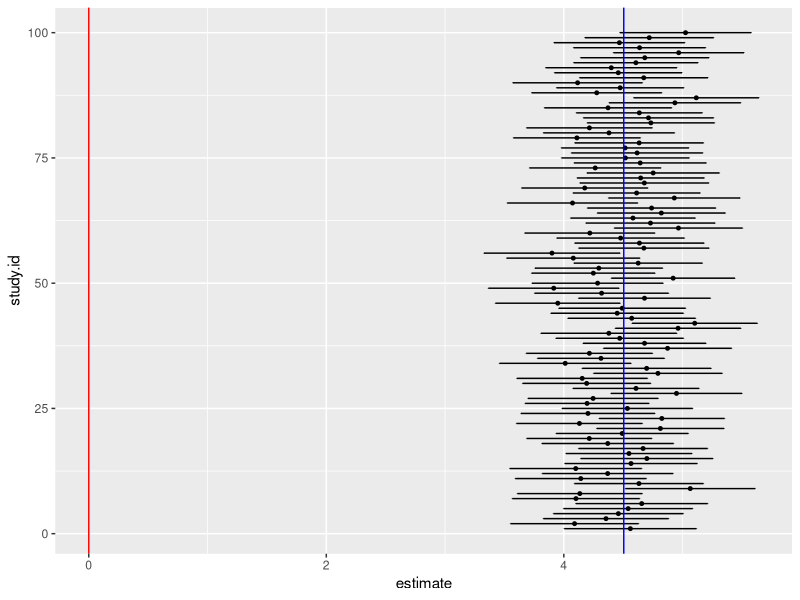
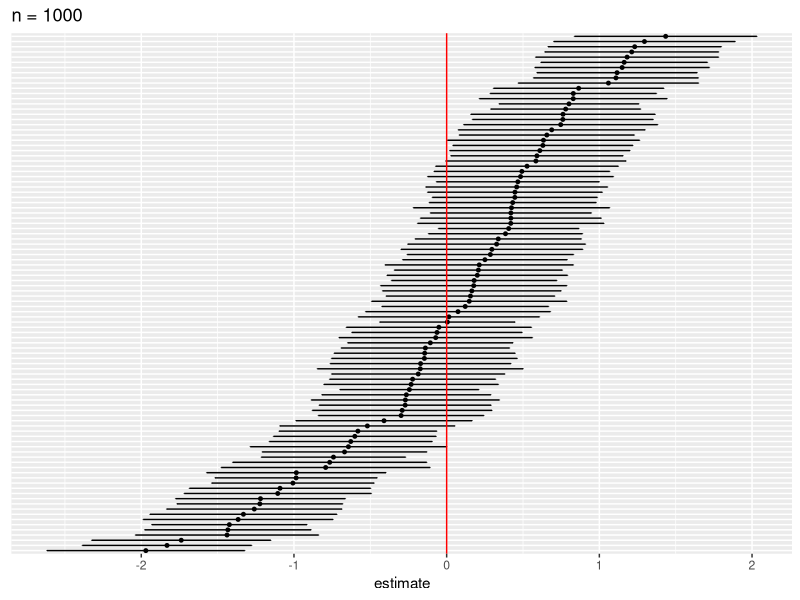
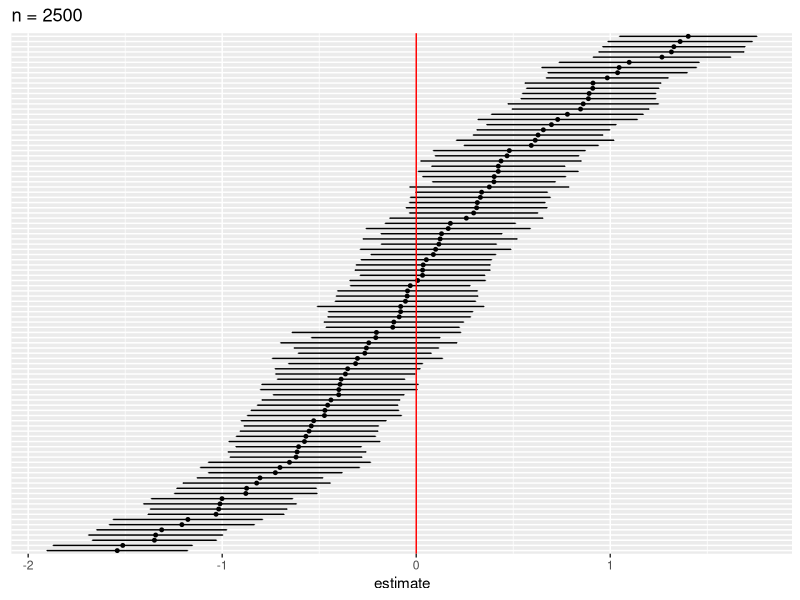
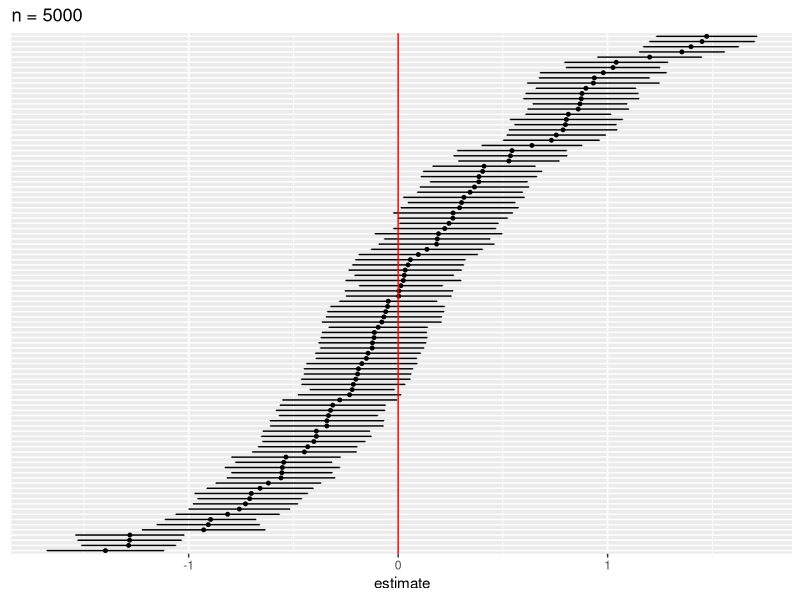

The R source for these figures, in order:
## ---- chunk 1
library(dplyr)
library(tidyverse)
library(data.table)
library(ggplot2)
library(raster)
## ---- chunk 2
level.num <- 50
sublevels <- 1:level.num

study.n <- 100

confint.results <- data.frame(study.id = 1:study.n)
lower.results <- rep(0, study.n)
upper.results <- rep(0, study.n)
estimates <- rep(0, study.n)

n.vector <- c(1000, 2500, 5000)
for (n in n.vector) {

  for (i in 1:study.n) {
    subintercepts <- runif(level.num, 5, 15)
    subslopes <- rnorm(level.num, mean = 0, sd = 5)
    
    sl <- sample(sublevels, size = n, replace = TRUE)
    group <- sample(c(0,1), size = n, replace = TRUE)
    y <- sapply(1:n, function(i) {
      return(subslopes[sl[i]]*group[i] + subintercepts[sl[i]])
    }) + rnorm(n, mean = 0, sd = 1)
    
    data <- data.frame(group, sl, y)
    
    group1 <- data %>%
      filter(group == 0)
    group2 <- data %>%
      filter(group == 1)
    
    result <- t.test(group2$y, group1$y)
    lower.results[i] <- result$conf.int[1]
    upper.results[i] <- result$conf.int[2]
    estimates[i] <- result$estimate[["mean of x"]] - result$estimate[["mean of y"]]
  }
  
  confint.results$lower <- lower.results
  confint.results$upper <- upper.results
  confint.results$estimate <- estimates
  
  meta_avg_effect <- mean(confint.results$estimate)
  
  confint.results %>%
    ggplot(aes(x=estimate, y = reorder(study.id, estimate))) +
    geom_point(size = 1) +
    geom_errorbar(aes(xmin=lower, xmax=upper), width=.1) +
    geom_vline(xintercept = 0, col = "red") +
    ggtitle(paste0("n = ", n)) +
    theme(axis.title.y=element_blank(),
          axis.text.y=element_blank(),
          axis.ticks.y=element_blank())
  
  ggsave(file.path("img", paste0("add_var_n", n, ".png")))
}
## ---- chunk 3
study.n <- 100

confint.results <- data.frame(study.id = 1:study.n)
lower.results <- rep(0, study.n)
upper.results <- rep(0, study.n)
estimates <- rep(0, study.n)

for (i in 1:study.n) {
  n <- 1000
  u1 <- runif(n, -2, 2)
  w <- -2*u1 + rnorm(n, mean = 0, sd = 1)
  r <- 1.2*u1 + rnorm(n, mean = 0, sd = 1)
  t <- rnorm(n, mean = 3, sd = 1.5)
  group_scores <- 1.5*w + (-0.2)*r + 2*t + rnorm(n, mean = 0, sd = 1)
  group_probs <- exp(group_scores)/sum(exp(group_scores))
  group1_inds <- sample(1:n, size = n/2, replace = FALSE, prob = group_probs)
  group <- rep(0, n)
  group[group1_inds] <- 1
  
  y <- -0.6*w + (-1.5)*r + 3*t + rnorm(n, mean = 0, sd = 1)
  data <- data.frame(group, y, t, r, w)
  group1 <- data %>%
    filter(group == 0)
  group2 <- data %>%
    filter(group == 1)
  
  result <- t.test(group2$y, group1$y)
  lower.results[i] <- result$conf.int[1]
  upper.results[i] <- result$conf.int[2]
  estimates[i] <- result$estimate[["mean of x"]] - result$estimate[["mean of y"]]
}

confint.results$lower <- lower.results
confint.results$upper <- upper.results
confint.results$estimate <- estimates

meta_avg_effect <- mean(confint.results$estimate)

ggplot(data = confint.results, aes(x=estimate, y = study.id)) +
  geom_point(size = 1) +
  geom_errorbar(aes(xmin=lower, xmax=upper), width=.1) +
  geom_vline(xintercept = 0, col = "red") +
  geom_vline(xintercept = meta_avg_effect, col = "blue")
